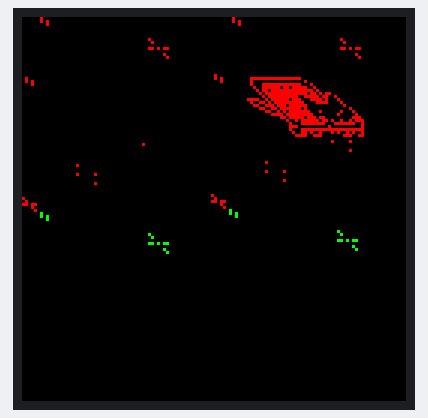
Simulated run of this sketch. Board: Arduino Uno, built with avr-gcc and run on an emulated ATmega328P. Parts: 128×128 colour display.

Above: at 1.01 s.

The sketch:

ArduNyan.ino
```cpp
// PLEASE DO NOT SUE ME MR. NYAN CAT MAN.

#include "kitty.h"
#include <Adafruit_ST7735.h> // Hardware-specific library
#include <SPI.h>

#define WIDTH 128 /**< The width of the display in pixels */
#define HEIGHT 64 /**< The height of the display in pixels */
#define BLACK 0  /**< Color value for an unlit pixel for draw functions. */
#define WHITE 1  /**< Color value for a lit pixel for draw functions. */

// Ticker stuff leftover from the start. Still used, but really shouldn't be.
#define frame(i) ((((i))/8)%12)

#define TFT_CS     1
#define TFT_RST   -1  // you can also connect this to the Arduino reset
                      // in which case, set this #define pin to -1!
#define TFT_DC     4

Adafruit_ST7735 tft = Adafruit_ST7735(TFT_CS, TFT_DC, TFT_RST);

uint8_t sBuffer[1024];

uint8_t coloursArrayIndex;
uint16_t coloursArray[6] =
{
  0xF800, // Red
  0X07E0, // Green
  0XFFE0, // Red + Green = Yellow
  0X001F, // Blue
  0XF81F, // Red + Blue = Pink
  0X07FF  // Green + Blue = Cyan
};

// Sparkle starting positions.
int16_t sparklesX[] = { 4, 33, 43,  63, 31, 2,
                        64+4, 64+33, 64+43,  64+63, 64+31, 64+2};
char sparklesY[] = {1,  10, 20, 41, 51, 61, 1,  10, 20, 41, 51, 61};
// Starting frames for each sparkle.
char sparklesF[] = {1, 3, 1, 5, 5, 2, 1, 3, 1, 5, 5, 2};

// start the cat centered in the screen
char catX = 47;
char catY = 20;

void setup()
{
  tft.initR(INITR_144GREENTAB); // initialize a ST7735S chip, black tab

  tft.fillScreen(ST7735_BLACK);

  tft.setAddrWindow(0, 0, WIDTH-1, HEIGHT-1);
}

void GoKittyGo ()
{
  static uint16_t i = 0;

  // clear the screen
  clear();

  // draw sparkles
  for(char j=0;j<12;j++)
  {
    sparklesX[j] -= 1;/*-8*frame(i)));*/
    if (sparklesX[j] < -8)
      sparklesX[j] += 128;
    drawBitmap(sparklesX[j],sparklesY[j]-3,sparkle + 8*((
      (frame(i)/2) + sparklesF[j]
    )%6),8,8,WHITE);
  }

  drawBitmap(catX,catY,nyan_png_data + (34*3)*(frame(i)/2),34,24,WHITE);
  // draw cat
  drawBitmap(catX,catY,nyan2_png_data + (34*3)*(frame(i)/2),34,24,BLACK);

  // push to screen
  display(coloursArray[coloursArrayIndex]);

  // increase ticker
  i++;
  if (i == 192*10)
    i = 0;
}

void loop()
{
  for (coloursArrayIndex = 0; coloursArrayIndex < 6; coloursArrayIndex++)
  {
    GoKittyGo();
  }
}

void paintScreen(uint8_t image[], uint16_t colour)
{
  for (uint8_t t = 0; t < 8; t++) // eight pages
  {
    for (uint8_t r = 0; r < 8; r++) // eight rows per page
    {
      uint16_t a = t * 128;

      uint8_t bitMask = B00000001 << r;

      for (uint8_t i = 0; i < 128; i++) // 128 pixels per row
      {
        if (image[a++] & bitMask) tft.pushColor(colour);
        else                      tft.pushColor(BLACK);
      }
    }
  }
}

void display(uint16_t colour)
{
  paintScreen(sBuffer, colour);
}

void drawBitmap
(int16_t x, int16_t y, const uint8_t *bitmap, uint8_t w, uint8_t h,
 uint8_t color)
{
  // no need to draw at all if we're offscreen
  if (x+w < 0 || x > WIDTH-1 || y+h < 0 || y > HEIGHT-1)
    return;

  int yOffset = abs(y) % 8;
  int sRow = y / 8;
  if (y < 0) {
    sRow--;
    yOffset = 8 - yOffset;
  }
  int rows = h/8;
  if (h%8!=0) rows++;
  for (int a = 0; a < rows; a++) {
    int bRow = sRow + a;
    if (bRow > (HEIGHT/8)-1) break;
    if (bRow > -2) {
      for (int iCol = 0; iCol<w; iCol++) {
        if (iCol + x > (WIDTH-1)) break;
        if (iCol + x >= 0) {
          if (bRow >= 0) {
            if (color == WHITE)
              sBuffer[(bRow*WIDTH) + x + iCol] |= pgm_read_byte(bitmap+(a*w)+iCol) << yOffset;
            else if (color == BLACK)
              sBuffer[(bRow*WIDTH) + x + iCol] &= ~(pgm_read_byte(bitmap+(a*w)+iCol) << yOffset);
            else
              sBuffer[(bRow*WIDTH) + x + iCol] ^= pgm_read_byte(bitmap+(a*w)+iCol) << yOffset;
          }
          if (yOffset && bRow<(HEIGHT/8)-1 && bRow > -2) {
            if (color == WHITE)
              sBuffer[((bRow+1)*WIDTH) + x + iCol] |= pgm_read_byte(bitmap+(a*w)+iCol) >> (8-yOffset);
            else if (color == BLACK)
              sBuffer[((bRow+1)*WIDTH) + x + iCol] &= ~(pgm_read_byte(bitmap+(a*w)+iCol) >> (8-yOffset));
            else
              sBuffer[((bRow+1)*WIDTH) + x + iCol] ^= pgm_read_byte(bitmap+(a*w)+iCol) >> (8-yOffset);
          }
        }
      }
    }
  }
}

void fillScreen(uint8_t color)
{
  // C version:
  //
  // if (color != BLACK)
  // {
  //   color = 0xFF; // all pixels on
  // }
  // for (int16_t i = 0; i < WIDTH * HEIGTH / 8; i++)
  // {
  //    sBuffer[i] = color;
  // }

  // This asm version is hard coded for 1024 bytes. It doesn't use the defined
  // WIDTH and HEIGHT values. It will have to be modified for a different
  // screen buffer size.
  // It also assumes color value for BLACK is 0.

  // local variable for screen buffer pointer,
  // which can be declared a read-write operand
  uint8_t* bPtr = sBuffer;

  asm volatile
  (
    // if value is zero, skip assigning to 0xff
    "cpse %[color], __zero_reg__\n"
    "ldi %[color], 0xFF\n"
    // counter = 0
    "clr __tmp_reg__\n"
    "loopto:\n"
    // (4x) push zero into screen buffer,
    // then increment buffer position
    "st Z+, %[color]\n"
    "st Z+, %[color]\n"
    "st Z+, %[color]\n"
    "st Z+, %[color]\n"
    // increase counter
    "inc __tmp_reg__\n"
    // repeat for 256 loops
    // (until counter rolls over back to 0)
    "brne loopto\n"
    : [color] "+d" (color),
      "+z" (bPtr)
    :
    :
  );
}

void clear()
{
  fillScreen(BLACK);
}
```

Source omitted: kitty.h (data table, 11756 bytes)

Measured:
- what the display in image 0 shows lasts 0.4 s, from 0.8 s to 1.2 s
